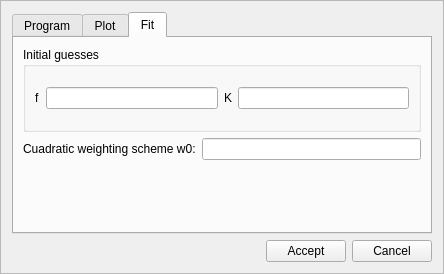
<?xml version="1.0" encoding="UTF-8"?>
<ui version="4.0">
 <class>SsSetup</class>
 <widget class="QFrame" name="SsSetup">
  <property name="windowModality">
   <enum>Qt::ApplicationModal</enum>
  </property>
  <property name="geometry">
   <rect>
    <x>0</x>
    <y>0</y>
    <width>444</width>
    <height>274</height>
   </rect>
  </property>
  <property name="windowTitle">
   <string>Configuration</string>
  </property>
  <property name="frameShape">
   <enum>QFrame::StyledPanel</enum>
  </property>
  <property name="frameShadow">
   <enum>QFrame::Raised</enum>
  </property>
  <layout class="QVBoxLayout" name="verticalLayout_2">
   <item>
    <widget class="QTabWidget" name="tabWidget">
     <property name="currentIndex">
      <number>2</number>
     </property>
     <widget class="QWidget" name="tab">
      <attribute name="title">
       <string>Program</string>
      </attribute>
      <layout class="QVBoxLayout" name="verticalLayout">
       <item>
        <widget class="QCheckBox" name="checkBox">
         <property name="text">
          <string>Autosave on exit</string>
         </property>
        </widget>
       </item>
      </layout>
     </widget>
     <widget class="QWidget" name="tab_2">
      <attribute name="title">
       <string>Plot</string>
      </attribute>
      <layout class="QGridLayout" name="gridLayout">
       <item row="0" column="0">
        <widget class="QLabel" name="label_3">
         <property name="text">
          <string>Fit color</string>
         </property>
        </widget>
       </item>
       <item row="1" column="0" colspan="2">
        <widget class="QLabel" name="label_5">
         <property name="text">
          <string>X-axis label</string>
         </property>
        </widget>
       </item>
       <item row="1" column="4">
        <widget class="QLineEdit" name="le_xaxislabel">
         <property name="text">
          <string>$[{\rm\bf L}] / \mu{\rm M}$</string>
         </property>
        </widget>
       </item>
       <item row="2" column="0" colspan="2">
        <widget class="QLabel" name="label_6">
         <property name="text">
          <string>Y-axis label</string>
         </property>
        </widget>
       </item>
       <item row="0" column="4">
        <widget class="QComboBox" name="comboBox">
         <item>
          <property name="text">
           <string>black</string>
          </property>
         </item>
         <item>
          <property name="text">
           <string>red</string>
          </property>
         </item>
        </widget>
       </item>
       <item row="2" column="4">
        <widget class="QLineEdit" name="le_yaxislabel">
         <property name="text">
          <string>\% NBT reduction inhibition</string>
         </property>
        </widget>
       </item>
      </layout>
     </widget>
     <widget class="QWidget" name="tab_3">
      <attribute name="title">
       <string>Fit</string>
      </attribute>
      <layout class="QVBoxLayout" name="verticalLayout_4">
       <item>
        <widget class="QGroupBox" name="groupBox">
         <property name="title">
          <string>Initial guesses</string>
         </property>
         <property name="flat">
          <bool>false</bool>
         </property>
         <property name="checkable">
          <bool>false</bool>
         </property>
         <layout class="QHBoxLayout" name="horizontalLayout_2">
          <item>
           <widget class="QLabel" name="label">
            <property name="text">
             <string>f</string>
            </property>
           </widget>
          </item>
          <item>
           <widget class="QLineEdit" name="le_fit_initguess_f">
            <property name="toolTip">
             <string>initial guess for 'f' (0.01 recommended)</string>
            </property>
           </widget>
          </item>
          <item>
           <widget class="QLabel" name="label_2">
            <property name="text">
             <string>K</string>
            </property>
           </widget>
          </item>
          <item>
           <widget class="QLineEdit" name="le_fit_initguess_k">
            <property name="toolTip">
             <string>initial guess for 'K' (1 recommended)</string>
            </property>
           </widget>
          </item>
         </layout>
        </widget>
       </item>
       <item>
        <layout class="QFormLayout" name="formLayout">
         <property name="fieldGrowthPolicy">
          <enum>QFormLayout::ExpandingFieldsGrow</enum>
         </property>
         <item row="0" column="0">
          <widget class="QLabel" name="label_4">
           <property name="text">
            <string>Cuadratic weighting scheme w0:</string>
           </property>
          </widget>
         </item>
         <item row="0" column="1">
          <widget class="QLineEdit" name="lineEdit">
           <property name="toolTip">
            <string>w0 parameter for quadratic weighting scheme (recommended 0.5)</string>
           </property>
          </widget>
         </item>
        </layout>
       </item>
      </layout>
     </widget>
    </widget>
   </item>
   <item>
    <layout class="QHBoxLayout" name="horizontalLayout">
     <item>
      <spacer name="horizontalSpacer">
       <property name="orientation">
        <enum>Qt::Horizontal</enum>
       </property>
       <property name="sizeHint" stdset="0">
        <size>
         <width>40</width>
         <height>20</height>
        </size>
       </property>
      </spacer>
     </item>
     <item>
      <widget class="QPushButton" name="pb_accept">
       <property name="text">
        <string>Accept</string>
       </property>
      </widget>
     </item>
     <item>
      <widget class="QPushButton" name="pb_cancel">
       <property name="text">
        <string>Cancel</string>
       </property>
      </widget>
     </item>
    </layout>
   </item>
  </layout>
 </widget>
 <resources/>
 <connections/>
</ui>
